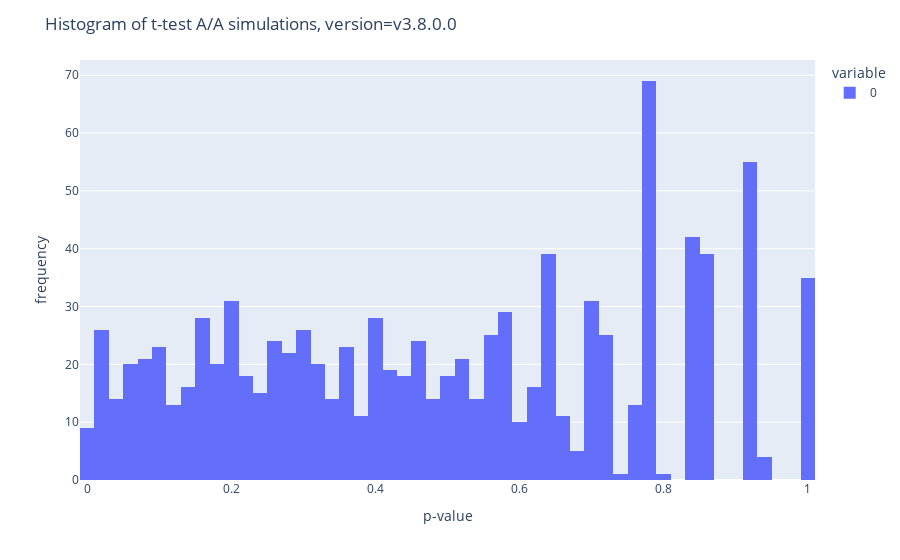

This figure's notebook cell:
### Code cell
ver(data_0, data_1,'v3.8.0.0')

### Figure 1 — Plotly figure (JSON) as saved in the notebook; plotly's stock layout.template omitted (floating-point values rounded to 4 significant figures; data arrays with more than 128 entries replaced by an {"elided": "..."} marker saying what was removed)
{"data": [{"alignmentgroup": "True", "bingroup": "x", "hovertemplate": "variable=0<br>value=%{x}<br>count=%{y}<extra></extra>", "legendgroup": "0", "marker": {"color": "#636efa", "pattern": {"shape": ""}}, "name": "0", "nbinsx": 50, "offsetgroup": "0", "orientation": "v", "showlegend": true, "type": "histogram", "x": {"elided": "1000 float values"}, "xaxis": "x", "yaxis": "y"}], "layout": {"barmode": "relative", "legend": {"title": {"text": "variable"}, "tracegroupgap": 0}, "margin": {"t": 60}, "title": {"text": "Histogram of t-test A/A simulations, version=v3.8.0.0"}, "xaxis": {"anchor": "y", "domain": [0, 1], "title": {"text": "p-value"}}, "yaxis": {"anchor": "x", "domain": [0, 1], "title": {"text": "frequency"}}}}
